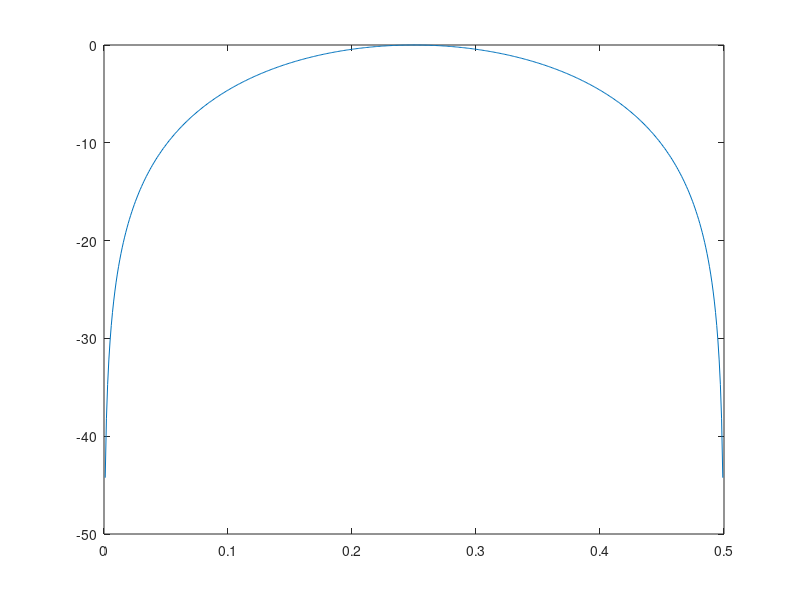

The MATLAB script that drew this image: (Note: this script raises an error after producing the figure.)
clear
clf
%Coefficient du filtre etudie
A = [2 0 0] ;
B = [1 0 -1] ;

fe = 1 ;                                % Frequence d'echantillonnage
[H, w] = freqz(B,A) ;                   % w : pulsation entre 0 et pi
nu = w/(2*pi) ;                         % Frequence reduite
f = nu*fe ;                             % Frequence

%On trace le diagramme de gain pour determiner la nature du filtre
plot(nu,20*log10(abs(H))) ;
my_title('Diagramme de gain en frequence reduite en db',25) ;
%print -deps "/home/kewin/octave/td_matLab/rapport/src/resEx3/f3Gain.jpg" 

input ('Figure suivante ?') ;
%Diagramme de phase
plot(nu,angle(H)) ;
my_title('Diagramme de phase en frequence reduite',25) ;
%print -deps "/home/kewin/octave/td_matLab/rapport/src/resEx3/f3Phase.jpg" 

input ('Figure suivante ? ') ;
%Zeros et poles
zplane(B, A) ;
my_title('Zeros et poles',25) ;
%print -deps "/home/kewin/octave/td_matLab/rapport/src/resEx3/f3ZP.jpg" 

%Reponse impulsionnelle
%Definition de l'intervalle de visualisation
N = 64 ;
n0 = N/2 ;
n_min = 1-n0 ;
n_max = N-n0 ;
n = n_min:1:n_max ;

%Definition du dirac
dirac = zeros(1,N);
dirac(n0) = 1;
y = filter(B,A,dirac);
input ('Figure suivante ?') ;
stem (n,y) ;
my_title('Reponse impulsionnelle',25) ;
%print -deps "/home/kewin/octave/td_matLab/rapport/src/resEx3/f3Impulsion.jpg" 

input ('Figure suivante ?') ;
%Reponse indicielle
%Definition de l'echelon
u = zeros(1,N) ;
for i=n0:N
	u(i)=1;
endfor
i = filter(B,A,u) ;
h_obj = stem (n,i) ;
my_title('Reponse indicielle',25) ;
%print -deps "/home/kewin/octave/td_matLab/rapport/src/resEx3/f3Indice.jpg" 

